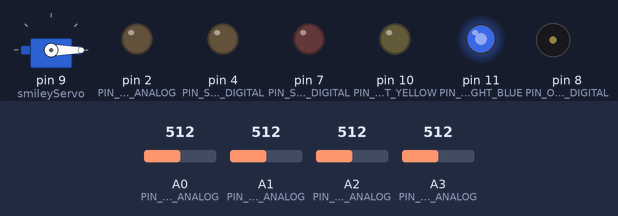
A sketch run on a simulated Arduino Uno, built with avr-gcc and run on an emulated ATmega328P. On the bench: servo, output pins drawn as LEDs (lit = HIGH), buzzer (waves = sounding). Dashed ring = blinking. The test bench sets the inputs (shaded band); at power-on: A1 (PIN_SW_MAJOR_RED_SHIELDED_ANALOG) = 512, A0 (PIN_SW_BORING_BLACK_ANALOG) = 512, A2 (PIN_SW_BLACK_W_LIGHT_ANALOG) = 512, A3 (PIN_SW_BLACK_ON_OFF_SWITCH_ANALOG) = 512. Random numbers use the default seed unless the sketch sets one; what the sketch prints to the serial monitor is not drawn.

Above: at 8.2 s.
8.3 s: A1 (PIN_SW_MAJOR_RED_SHIELDED_ANALOG) set to 584
At 8.48 s:
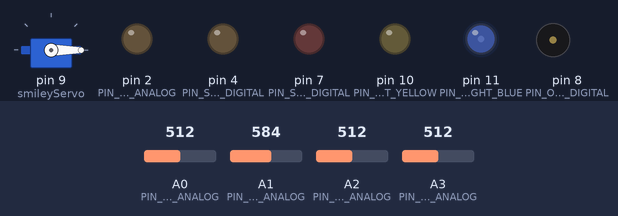
11.3 s: A1 (PIN_SW_MAJOR_RED_SHIELDED_ANALOG) set to 615
At 11.64 s:
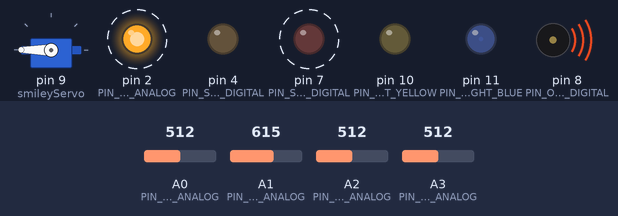
14.3 s: A1 (PIN_SW_MAJOR_RED_SHIELDED_ANALOG) set to 490
17.3 s: A1 (PIN_SW_MAJOR_RED_SHIELDED_ANALOG) set to 716
At 17.54 s:
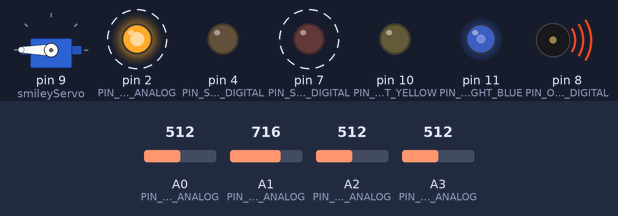
20.3 s: A1 (PIN_SW_MAJOR_RED_SHIELDED_ANALOG) set to 306
23.3 s: A1 (PIN_SW_MAJOR_RED_SHIELDED_ANALOG) set to 992
At 24.02 s:
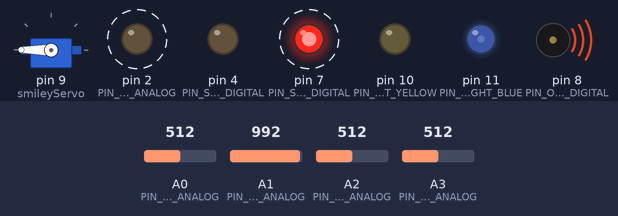
Timing chart, 0 to 73.8 s (numbered marks = the images above; inputs shaded):
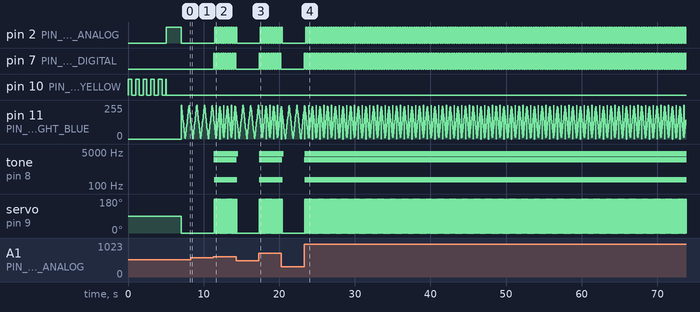

The sketch:

DoBox.ino
```cpp
#include <Servo.h>

const int ANALOG_WRITE_MAX = 255;
const int PIN_ANALOG_CONN_VALUE = 1000;
const int PIN_SW_MAJOR_RED_SHIELDED_CONN_VALUE = 600; // This switch appears to be bad so lets assume everything above this value to be connected

// Inputs
// ... Some are analog because we need all the digital pins on this Uno
const int PIN_SW_BORING_BLACK_ANALOG = 0;
const int PIN_SW_MAJOR_RED_SHIELDED_ANALOG = 1;
const int PIN_SW_BLACK_W_LIGHT_ANALOG = 2;
const int PIN_SW_BLACK_ON_OFF_SWITCH_ANALOG = 3;

const int PIN_SW_BLACK_LIGHT_DIGITAL = 4;

const int PIN_SW_MAJOR_RED_LEFT_LIGHT_DIGITAL = 7;
const int PIN_SW_MAJOR_RED_RIGHT_LIGHT_DIGITAL = 2;

const int PIN_SW_BLACK_ON_OFF_LIGHT_YELLOW = 10;
const int PIN_SW_BLACK_ON_OFF_LIGHT_BLUE = 11;

// Outputs
const int PIN_OUT_PIEZO_DIGITAL = 8;

// Run-time options
bool silentMode = false;
bool lowTrebleMode = false;

// Helper functions and classes
typedef void (*loopingDelayCallback)(void*);
typedef bool (*setupOptionButtonChecker)(void);

void loopDelay(int milliseconds, loopingDelayCallback callback, void* ctx = nullptr) {
  unsigned long targetTime = millis() + milliseconds;

  do {
    callback(ctx);
    delay(25);
  } while (targetTime < millis());
}

class FlashyLight {
  private:
    int m_pin;
    unsigned long m_toggleTime;
    unsigned long m_lastTime;
    bool m_state_initial;
    bool m_state;
    bool m_enabled;

    void do_output() {
      digitalWrite(this->m_pin, this->m_state ? HIGH : LOW);
    }

  public:
    FlashyLight(int pin, int toggleTime, bool isOnInitially): m_pin(pin), m_toggleTime(toggleTime), m_state_initial(isOnInitially) {
      this->m_enabled = false;
      pinMode(pin, OUTPUT);
    }

    void enable() {
      if (this->m_enabled) {
        return;
      }

      this->m_lastTime = millis();
      this->m_enabled = true;
      this->m_state = this->m_state_initial;

      this->do_output();
    }

    void disable() {
      this->m_enabled = false;
      this->m_state = false;

      this->do_output();
    }

    void update() {
      if (!this->m_enabled) {
        return;
      }

      unsigned long time = millis();
      unsigned long diff = time - this->m_lastTime;

      if (diff > this->m_toggleTime) {
        this->m_state = !this->m_state;
        this->m_lastTime = time;
        this->do_output();
      }
    }
};

class FadingLight {
  private:
    int m_pin;
    unsigned long m_speed;
    float m_steps_per_milli;
    unsigned long m_lastTime;
    bool m_state_initial;
    bool m_is_fading_out;
    float m_val;
    bool m_enabled;

    void do_output() {
      analogWrite(this->m_pin, (int) this->m_val);
    }


  public:
    FadingLight(int pin, int speed, bool isOnInitially): m_pin(pin), m_speed(speed), m_steps_per_milli((float)ANALOG_WRITE_MAX / (float)speed), m_state_initial(isOnInitially) {
      this->m_enabled = false;
      pinMode(pin, OUTPUT);
    }

    void enable() {
      if (this->m_enabled) {
        return;
      }

      this->m_lastTime = millis();
      this->m_enabled = true;
      this->m_val = this->m_is_fading_out ? ANALOG_WRITE_MAX : 0;
      this->m_is_fading_out = this->m_state_initial;

      this->do_output();
    }

    void disable() {
      this->m_enabled = false;
      this->m_val = !this->m_state_initial ? ANALOG_WRITE_MAX : 0;

      this->do_output();
    }

    void update() {
      if (!this->m_enabled) {
        return;
      }

      unsigned long time = millis();
      unsigned long diff = time - this->m_lastTime;

      if (diff >= this->m_speed) {
        this->m_is_fading_out = !this->m_is_fading_out;
        this->m_lastTime = time;
      }

      float pos = ((float) min(diff, this->m_speed) * this->m_steps_per_milli);
      if (this->m_is_fading_out) pos = ANALOG_WRITE_MAX - pos;
      this->m_val = pos;
      this->do_output();

      Serial.write(String(pos).c_str());
      Serial.write("\n");
    }
};

// Helper functions
void dbgInt(const char* prefix, int val) {
  Serial.write("[");
  Serial.write(prefix);
  Serial.write("]");
  Serial.write(String(val).c_str());
  Serial.write("\n");
}

bool isBoringBlackAnalogPressed() {
  // Though this value floats, unless the button is pressed, it never reaches 1023 (max value)
  return PIN_ANALOG_CONN_VALUE < analogRead(PIN_SW_BORING_BLACK_ANALOG);
}

bool isBlackOnOffSwitchSwitched() {
  return PIN_ANALOG_CONN_VALUE < analogRead(PIN_SW_BLACK_ON_OFF_SWITCH_ANALOG);
}

bool isBlackSwitchWithLightSwitchedOn() {
  //dbgInt("B_WITH_LIGHT", analogRead(PIN_SW_BLACK_W_LIGHT_ANALOG));
  return PIN_ANALOG_CONN_VALUE < analogRead(PIN_SW_BLACK_W_LIGHT_ANALOG);
}

bool isMainRedShieldedPressed() {
  //dbgInt("RED", analogRead(PIN_SW_MAJOR_RED_SHIELDED_ANALOG));

  // Though this value floats, unless the button is pressed, it never reaches 1024 (max value)
  return PIN_SW_MAJOR_RED_SHIELDED_CONN_VALUE < analogRead(PIN_SW_MAJOR_RED_SHIELDED_ANALOG);
}

void tone_s(int pitch, int durationMs) {
  if (silentMode) return;

  if (lowTrebleMode) {
     pitch = map(pitch, 40, 4000, 30, 500);
  }

  tone(PIN_OUT_PIEZO_DIGITAL, pitch, durationMs);
}

// Globals
FlashyLight blackLightDigital(PIN_SW_BLACK_LIGHT_DIGITAL, 200, true);
FlashyLight majorRedLeftLight(PIN_SW_MAJOR_RED_LEFT_LIGHT_DIGITAL, 150, true);
FlashyLight majorRedRightLight(PIN_SW_MAJOR_RED_RIGHT_LIGHT_DIGITAL, 150, false);
FlashyLight yellowLeftRight(PIN_SW_BLACK_ON_OFF_LIGHT_YELLOW, 400, true);

FadingLight blueLight(PIN_SW_BLACK_ON_OFF_LIGHT_BLUE, 500, true);

Servo smileyServo;

// --------- SETUP

int acceptSetupOption(unsigned long delayMs, setupOptionButtonChecker checkers[], int sz_checkers) {
  const int confirmPin = PIN_SW_BLACK_ON_OFF_LIGHT_BLUE;
  const int toolatePin = PIN_SW_MAJOR_RED_RIGHT_LIGHT_DIGITAL;
  const int pollPin = PIN_SW_BLACK_ON_OFF_LIGHT_YELLOW;

  const unsigned long startTime = millis();
  int result = -1;

  do {
    const unsigned long currentTime = millis();

    digitalWrite(pollPin, ((currentTime % 1000) < 500) ? HIGH : LOW);

    if ((currentTime - startTime) > delayMs) {
      result = -1;
      digitalWrite(toolatePin, HIGH);

      Serial.write("\tOption not confirmed after delay at: ");
      Serial.write(String(currentTime).c_str());
      Serial.write("ms\n");
      break;
    }

    for (int index = 0; index < sz_checkers; index++) {
      const setupOptionButtonChecker currentChecker = checkers[index];
      if (currentChecker()) {
        result = (int) index;
        digitalWrite(confirmPin, HIGH);

        Serial.write("\tOption confirmed at: ");
        Serial.write(String(currentTime).c_str());
        Serial.write("ms\n");
        goto done; // Break out of nested loop, I think for this project a goto is acceptable :)
      }
    }
  } while (true);

done:
  digitalWrite(pollPin, LOW);
  delay(2000);

  digitalWrite(toolatePin, LOW);
  digitalWrite(confirmPin, LOW);

  return result;
}

void setup() {
  // DBG
  Serial.begin(9600);
  Serial.write("Hello world - kids do-box v1.0\n");
  Serial.write("\n");
  Serial.write("Initialization...\n");

  // RNG
  Serial.write("... RNG\n");
  unsigned long rngSeed = analogRead(PIN_SW_BORING_BLACK_ANALOG) /* This value floats and is random*/;
  randomSeed(rngSeed);

  // Pins
  Serial.write("... pin modes\n");
  pinMode(PIN_OUT_PIEZO_DIGITAL, OUTPUT);

  smileyServo.attach(9);

  // Input options
  Serial.write("... accepting startup options\n");

  // ... Silent or low treble mode
  {
      setupOptionButtonChecker checkers[2] = { isBoringBlackAnalogPressed, isBlackSwitchWithLightSwitchedOn };

      int optionIndex = acceptSetupOption(5000, checkers, 2);
      silentMode = optionIndex == 0;
      lowTrebleMode = optionIndex == 1;

      Serial.write("\tSilent mode: ");
      Serial.write(silentMode ? "Enabled" : "Disabled");
      Serial.write("\n");

      Serial.write("\tLow threble mode: ");
      Serial.write(lowTrebleMode ? "Enabled" : "Disabled");
      Serial.write("\n");
  }

  Serial.write("Done!\n");
  Serial.write("\n");
}

// ---------- LOOP
void updateCommonItems() {
  blackLightDigital.update();

  majorRedLeftLight.update();
  majorRedRightLight.update();

  yellowLeftRight.update();
  blueLight.update();
}

void loop() {
  Serial.write("BEGIN LOOP \n");

  updateCommonItems();

  if (isBoringBlackAnalogPressed()) {
    Serial.write("Biep biep richie!");
    int pitch = random(50, 4000);
    tone_s(pitch, 250);

    smileyServo.write(180);
  }

  while (isMainRedShieldedPressed()) {
    Serial.write("Emergency!\n");
    majorRedLeftLight.enable();
    majorRedRightLight.enable();

    smileyServo.write(0);
    tone_s(2000, 250);
    loopDelay(250, [](void*) { updateCommonItems(); });

    tone_s(4000, 250);
    loopDelay(250, [](void*) { updateCommonItems(); });
    smileyServo.write(180);

    tone_s(200, 250);
    loopDelay(250, [](void*) { updateCommonItems(); });

    tone_s(4000, 250);
    loopDelay(250, [](void*) { updateCommonItems(); });
  }

  majorRedLeftLight.disable();
  majorRedRightLight.disable();

  if (isBlackSwitchWithLightSwitchedOn()) {
    tone_s(1000, 250);
    blackLightDigital.enable();
    smileyServo.write(90);
  } else {
    blackLightDigital.disable();
    if (!isBoringBlackAnalogPressed()) smileyServo.write(0);
  }

  if (isBlackOnOffSwitchSwitched()) {
    yellowLeftRight.enable();
    blueLight.disable();
  } else {
    yellowLeftRight.disable();
    blueLight.enable();
  }

  loopDelay(500, [](void*) { updateCommonItems(); });

  Serial.write("END LOOP \n");
}
```

Measured:
- the behaviour switches between 600 and 601 on A1 (PIN_SW_MAJOR_RED_SHIELDED_ANALOG) (found by bisection; images 1 and 2)
- after the input at 11.3 s, pin 2 (PIN_SW_BLACK_W_LIGHT_ANALOG): alternates HIGH for 0.15 s and LOW for 0.15 s, starting after 0.19 s; pin 7 (PIN_SW_MAJOR_RED_LEFT_LIGHT_DIGITAL): alternates HIGH for 0.15 s and LOW for 0.15 s, starting at once
- after the input at 17.3 s, pin 2 (PIN_SW_BLACK_W_LIGHT_ANALOG): alternates HIGH for 0.15 s and LOW for 0.15 s, starting after 0.19 s; pin 7 (PIN_SW_MAJOR_RED_LEFT_LIGHT_DIGITAL): alternates HIGH for 0.15 s and LOW for 0.15 s, starting at once
- after the input at 23.3 s, pin 2 (PIN_SW_BLACK_W_LIGHT_ANALOG): alternates HIGH for 0.15 s and LOW for 0.15 s, starting after 0.19 s; pin 7 (PIN_SW_MAJOR_RED_LEFT_LIGHT_DIGITAL): alternates HIGH for 0.15 s and LOW for 0.15 s, starting at once
